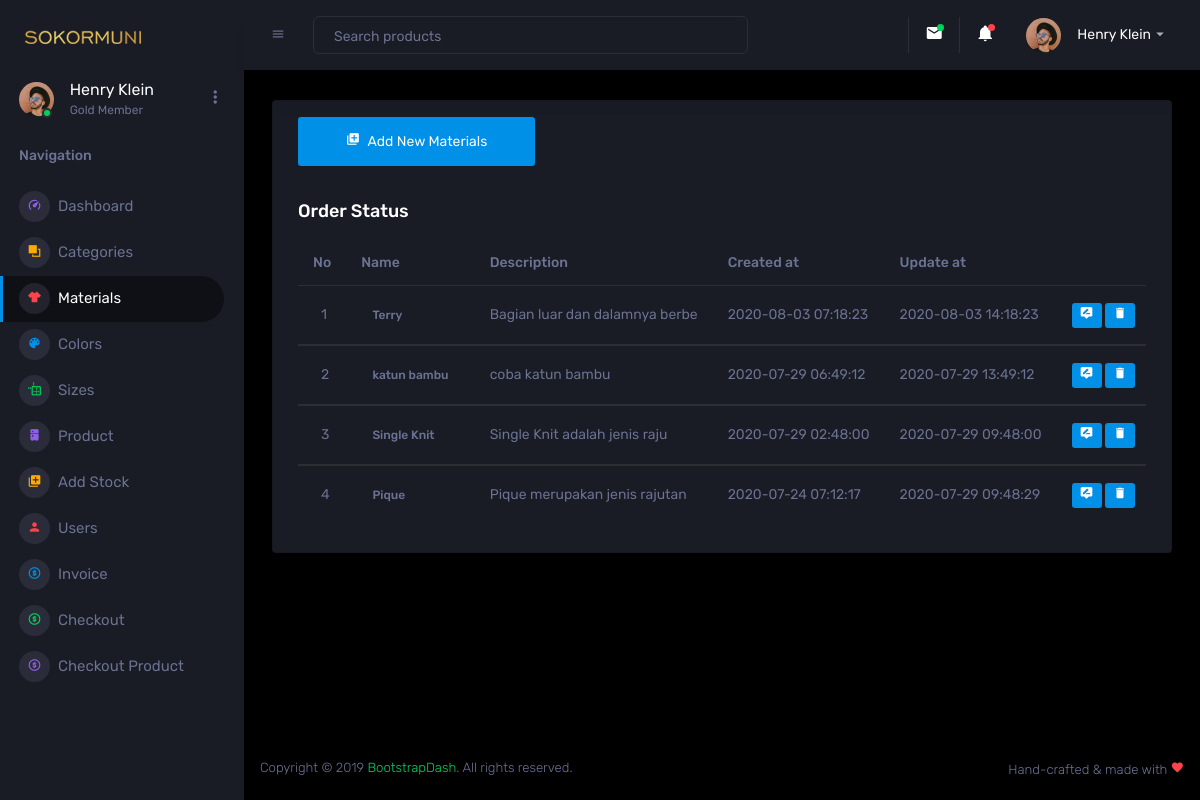
The app's page /Admin/materials.php with its own data.
### tables this page shows
CREATE TABLE `materials` (
  `id` int(6) UNSIGNED NOT NULL,
  `name` varchar(30) NOT NULL,
  `description` varchar(30) DEFAULT NULL,
  `created_at` timestamp NOT NULL DEFAULT current_timestamp(),
  `updated_at` datetime DEFAULT current_timestamp() ON UPDATE current_timestamp()
);

### controller/materials/Material.php (called while the page is built, shortened)
<?php
class Material {
    function view() {
        $db = new Database();
        $mysqli = $db->connect();
        $sql = "SELECT * FROM materials ORDER BY created_at DESC";
        $result = $mysqli->query($sql);
        while ($data = $result->fetch_assoc()) {
            $hasil[] = $data;
        }
        return $hasil;
    }
}
?>

### Admin/materials.php (the view, shortened to what this page needs)
<!DOCTYPE html>
<html lang="en">
  <head>
    <link rel="stylesheet" href="assets/vendors/mdi/css/materialdesignicons.min.css">
    <link rel="stylesheet" href="assets/vendors/css/vendor.bundle.base.css">
    <link rel="stylesheet" href="assets/vendors/jvectormap/jquery-jvectormap.css">
    <link rel="stylesheet" href="assets/vendors/flag-icon-css/css/flag-icon.min.css">
    <link rel="stylesheet" href="assets/vendors/owl-carousel-2/owl.carousel.min.css">
    <link rel="stylesheet" href="assets/vendors/owl-carousel-2/owl.theme.default.min.css">
    <link rel="stylesheet" href="assets/css/style.css">
  </head>
  <body>
    <div class="container-scroller">
      <nav class="sidebar sidebar-offcanvas" id="sidebar">
        <div class="sidebar-brand-wrapper d-none d-lg-flex align-items-center justify-content-center fixed-top">
          <a class="sidebar-brand brand-logo" href="dashboard.php"><img src="images/logodasboard.png" alt="logo" /></a>
        </div>
        <ul class="nav">
          <li class="nav-item profile">
            <div class="profile-desc">
              <div class="profile-pic">
                <div class="count-indicator">
                  <img class="img-xs rounded-circle " src="assets/images/faces/face15.jpg" alt="">
                  <span class="count bg-success"></span>
                </div>
                <div class="profile-name">
                  <h5 class="mb-0 font-weight-normal">Henry Klein</h5>
                  <span>Gold Member</span>
                </div>
              </div>
              <a href="#" id="profile-dropdown" data-toggle="dropdown"><i class="mdi mdi-dots-vertical"></i></a>
            </div>
          </li>
          <li class="nav-item nav-category">
            <span class="nav-link">Navigation</span>
          </li>
          <li class="nav-item menu-items">
            <a class="nav-link" href="dashboard.php">
              <span class="menu-icon">
                <i class="mdi mdi-speedometer"></i>
              </span>
              <span class="menu-title">Dashboard</span>
            </a>
          </li>
          <li class="nav-item menu-items">
            <a class="nav-link" href="categories.php">
              <span class="menu-icon">
                <i class="mdi mdi-arrange-bring-forward"></i>
              </span>
              <span class="menu-title">Categories</span>
            </a>
          </li>
          <li class="nav-item menu-items">
            <a class="nav-link" href="materials.php">
              <span class="menu-icon">
                <i class="mdi mdi-tshirt-crew"></i>
              </span>
              <span class="menu-title">Materials</span>
            </a>
          </li>
          <li class="nav-item menu-items">
            <a class="nav-link" href="colors.php">
              <span class="menu-icon">
                <i class="mdi mdi-palette"></i>
              </span>
              <span class="menu-title">Colors</span>
            </a>
          </li>
          <li class="nav-item menu-items">
            <a class="nav-link" href="sizes.php">
              <span class="menu-icon">
                <i class="mdi mdi-move-resize"></i>
              </span>
              <span class="menu-title">Sizes</span>
            </a>
          </li>
          <li class="nav-item menu-items">
            <a class="nav-link" href="product.php">
              <span class="menu-icon">
                <i class="mdi mdi-fridge"></i>
              </span>
              <span class="menu-title">Product</span>
            </a>
          </li>
          <li class="nav-item menu-items">
            <a class="nav-link" href="addstock.php">
              <span class="menu-icon">
                <i class="mdi mdi-library-plus"></i>
              </span>
              <span class="menu-title">Add Stock</span>
            </a>
          </li>
          <li class="nav-item menu-items">
            <a class="nav-link" href="users.php">
              <span class="menu-icon">
                <i class="mdi mdi-account"></i>
              </span>
              <span class="menu-title">Users</span>
            </a>
          </li>
          <li class="nav-item menu-items">
            <a class="nav-link" href="invoice.php">
              <span class="menu-icon">
                <i class="mdi mdi-coin"></i>
              </span>
              <span class="menu-title">Invoice</span>
            </a>
          </li>
          <li class="nav-item menu-items">
            <a class="nav-link" href="checkout.php">
              <span class="menu-icon">
                <i class="mdi mdi-coin"></i>
              </span>
              <span class="menu-title">Checkout</span>
            </a>
          </li>
          <li class="nav-item menu-items">
            <a class="nav-link" href="checkoutproduct.php">
              <span class="menu-icon">
                <i class="mdi mdi-coin"></i>
              </span>
              <span class="menu-title">Checkout Product</span>
            </a>
          </li>
        </ul>
      </nav>
      <div class="container-fluid page-body-wrapper">
        <nav class="navbar p-0 fixed-top d-flex flex-row">
          <div class="navbar-menu-wrapper flex-grow d-flex align-items-stretch">
            <button class="navbar-toggler navbar-toggler align-self-center" type="button" data-toggle="minimize">
              <span class="mdi mdi-menu"></span>
            </button>
            <ul class="navbar-nav w-100">
              <li class="nav-item w-100">
                <form class="nav-link mt-2 mt-md-0 d-none d-lg-flex search">
                  <input type="text" class="form-control" placeholder="Search products">
                </form>
              </li>
            </ul>
            <ul class="navbar-nav navbar-nav-right">
              <li class="nav-item dropdown border-left">
                <a class="nav-link count-indicator dropdown-toggle" id="messageDropdown" href="#" data-toggle="dropdown" aria-expanded="false">
                  <i class="mdi mdi-email"></i>
                  <span class="count bg-success"></span>
                </a>
              </li>
              <li class="nav-item dropdown border-left">
                <a class="nav-link count-indicator dropdown-toggle" id="notificationDropdown" href="#" data-toggle="dropdown">
                  <i class="mdi mdi-bell"></i>
                  <span class="count bg-danger"></span>
                </a>
              </li>
              <li class="nav-item dropdown">
                <a class="nav-link" id="profileDropdown" href="#" data-toggle="dropdown">
                  <div class="navbar-profile">
                    <img class="img-xs rounded-circle" src="assets/images/faces/face15.jpg" alt="">
                    <p class="mb-0 d-none d-sm-block navbar-profile-name">Henry Klein</p>
                    <i class="mdi mdi-menu-down d-none d-sm-block"></i>
                  </div>
                </a>
              </li>
            </ul>
          </div>
        </nav>
        <div class="main-panel">
          <div class="content-wrapper">
            <div class="row ">
              <div class="col-12 grid-margin">
                <div class="card">
                  <div class="card-body">
                    <a href="" class="mdi mdi-library-plus btn-primary btn-lg"> <span class="ml-1"> Add New Materials </span></a>
                    <h4 class="card-title mt-5">Order Status</h4>
                    <div class="table-responsive">
                      <table class="table">
                        <thead>
                          <tr>
                            <th> No </th>
                            <th> Name </th>
                            <th> Description </th>
                            <th> Created at </th>
                            <th> Update at </th>
                            <th>  </th>
                          </tr>
                        </thead>
                        <?php
                          require "./../controller/materials/Material.php";
                          $material = new Material();
                          $result = $material->view();
                          $no = 1;
                          if (!empty($result)) {
                              foreach ($result as $row) {
                                  ?>
                        <tbody>
                          <tr>
                            <td>
                              <span class="pl-2"><?php echo $no++;?></span>
                            </td>
                            <td>
                              <div class="badge"><?php echo $row['name'];?></div>
                            </td>
                            <td>
                              <div class="created at"><?php echo $row['description'];?></div>
                            </td>
                            <td>
                              <div class="created at"><?php echo $row['created_at'];?></div>
                            </td>
                            <td>
                              <div class="created at"><?php echo $row['updated_at'];?></div>
                            </td>
                            <td>
                                <a href="edit_materials.php?id=<?php echo $row["id"]; ?>" class="mdi mdi-tooltip-edit btn-primary btn-sm"></a>
                                <a href="delete_materials.php?id=<?php echo $row["id"]; ?>" class="mdi mdi-delete btn-primary btn-sm"></a>
                            </td>
                          </tr>
                          <?php
                          }
                          }else{
                              echo "data 0";
                          }
                          ?>
                        </tbody>
                      </table>
                    </div>
                  </div>
                </div>
              </div>
            </div>
          </div>
          <footer class="footer">
            <div class="d-sm-flex justify-content-center justify-content-sm-between">
              <span class="text-muted text-center text-sm-left d-block d-sm-inline-block">Copyright © 2019 <a href="https://www.bootstrapdash.com/" target="_blank">BootstrapDash</a>. All rights reserved.</span>
              <span class="text-muted float-none float-sm-right d-block mt-1 mt-sm-0 text-center">Hand-crafted & made with <i class="mdi mdi-heart text-danger"></i></span>
            </div>
          </footer>
        </div>
      </div>
    </div>
  </body>
</html>

### records on screen
materials: name "Terry", description "Bagian luar dan dalamnya berbe", created_at "2020-08-03 07:18:23", updated_at "2020-08-03 14:18:23"
materials: name "katun bambu", description "coba katun bambu", created_at "2020-07-29 06:49:12", updated_at "2020-07-29 13:49:12"
materials: name "Single Knit", description "Single Knit adalah jenis raju", created_at "2020-07-29 02:48:00", updated_at "2020-07-29 09:48:00"
materials: name "Pique", description "Pique merupakan jenis rajutan", created_at "2020-07-24 07:12:17", updated_at "2020-07-29 09:48:29"
